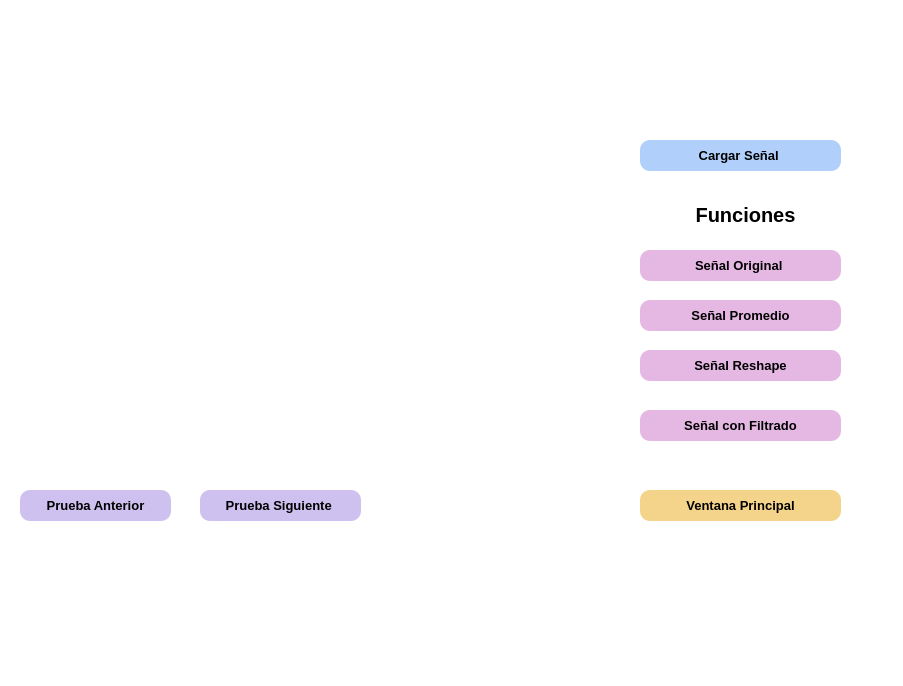
<?xml version="1.0" encoding="UTF-8"?>
<ui version="4.0">
 <class>Dialog</class>
 <widget class="QDialog" name="Dialog">
  <property name="geometry">
   <rect>
    <x>0</x>
    <y>0</y>
    <width>903</width>
    <height>686</height>
   </rect>
  </property>
  <property name="font">
   <font>
    <pointsize>10</pointsize>
   </font>
  </property>
  <property name="windowTitle">
   <string>Dialog</string>
  </property>
  <property name="styleSheet">
   <string notr="true">background-color: rgb(255, 255, 255);border-radius: 10px</string>
  </property>
  <widget class="QPushButton" name="ventana_principal">
   <property name="geometry">
    <rect>
     <x>640</x>
     <y>490</y>
     <width>201</width>
     <height>31</height>
    </rect>
   </property>
   <property name="font">
    <font>
     <pointsize>10</pointsize>
     <bold>true</bold>
    </font>
   </property>
   <property name="styleSheet">
    <string notr="true">background-color: rgb(244, 211, 139);</string>
   </property>
   <property name="text">
    <string>Ventana Principal</string>
   </property>
  </widget>
  <widget class="QPushButton" name="senal_original">
   <property name="geometry">
    <rect>
     <x>640</x>
     <y>250</y>
     <width>201</width>
     <height>31</height>
    </rect>
   </property>
   <property name="font">
    <font>
     <pointsize>10</pointsize>
     <bold>true</bold>
    </font>
   </property>
   <property name="styleSheet">
    <string notr="true">background-color: rgb(229, 184, 228);</string>
   </property>
   <property name="text">
    <string>Señal Original </string>
   </property>
  </widget>
  <widget class="QPushButton" name="senal_promedio">
   <property name="geometry">
    <rect>
     <x>640</x>
     <y>300</y>
     <width>201</width>
     <height>31</height>
    </rect>
   </property>
   <property name="font">
    <font>
     <pointsize>10</pointsize>
     <bold>true</bold>
    </font>
   </property>
   <property name="styleSheet">
    <string notr="true">background-color: rgb(229, 184, 228);</string>
   </property>
   <property name="text">
    <string>Señal Promedio</string>
   </property>
  </widget>
  <widget class="QPushButton" name="senal_reshape">
   <property name="geometry">
    <rect>
     <x>640</x>
     <y>350</y>
     <width>201</width>
     <height>31</height>
    </rect>
   </property>
   <property name="font">
    <font>
     <pointsize>10</pointsize>
     <bold>true</bold>
    </font>
   </property>
   <property name="styleSheet">
    <string notr="true">background-color: rgb(229, 184, 228);</string>
   </property>
   <property name="text">
    <string>Señal Reshape</string>
   </property>
  </widget>
  <widget class="QPushButton" name="senal_filtrado">
   <property name="geometry">
    <rect>
     <x>640</x>
     <y>410</y>
     <width>201</width>
     <height>31</height>
    </rect>
   </property>
   <property name="font">
    <font>
     <pointsize>10</pointsize>
     <bold>true</bold>
    </font>
   </property>
   <property name="styleSheet">
    <string notr="true">background-color: rgb(229, 184, 228);</string>
   </property>
   <property name="text">
    <string>Señal con Filtrado</string>
   </property>
   <property name="flat">
    <bool>false</bool>
   </property>
  </widget>
  <widget class="QPushButton" name="anterior_prueba">
   <property name="geometry">
    <rect>
     <x>20</x>
     <y>490</y>
     <width>151</width>
     <height>31</height>
    </rect>
   </property>
   <property name="font">
    <font>
     <pointsize>10</pointsize>
     <bold>true</bold>
    </font>
   </property>
   <property name="styleSheet">
    <string notr="true">background-color: rgb(206, 193, 239);</string>
   </property>
   <property name="text">
    <string>Prueba Anterior</string>
   </property>
  </widget>
  <widget class="QPushButton" name="siguiente_prueba">
   <property name="geometry">
    <rect>
     <x>200</x>
     <y>490</y>
     <width>161</width>
     <height>31</height>
    </rect>
   </property>
   <property name="font">
    <font>
     <pointsize>10</pointsize>
     <bold>true</bold>
     <underline>false</underline>
     <strikeout>false</strikeout>
    </font>
   </property>
   <property name="autoFillBackground">
    <bool>false</bool>
   </property>
   <property name="styleSheet">
    <string notr="true">background-color: rgb(211, 185, 241);
background-color: rgb(206, 193, 239);</string>
   </property>
   <property name="text">
    <string>Prueba Siguiente </string>
   </property>
   <property name="checkable">
    <bool>false</bool>
   </property>
   <property name="autoRepeat">
    <bool>false</bool>
   </property>
   <property name="autoExclusive">
    <bool>false</bool>
   </property>
   <property name="autoRepeatDelay">
    <number>292</number>
   </property>
   <property name="autoDefault">
    <bool>true</bool>
   </property>
   <property name="default">
    <bool>false</bool>
   </property>
   <property name="flat">
    <bool>false</bool>
   </property>
  </widget>
  <widget class="QWidget" name="widget" native="true">
   <property name="geometry">
    <rect>
     <x>20</x>
     <y>40</y>
     <width>571</width>
     <height>431</height>
    </rect>
   </property>
  </widget>
  <widget class="QPushButton" name="cargar_senal">
   <property name="geometry">
    <rect>
     <x>640</x>
     <y>140</y>
     <width>201</width>
     <height>31</height>
    </rect>
   </property>
   <property name="font">
    <font>
     <pointsize>10</pointsize>
     <bold>true</bold>
    </font>
   </property>
   <property name="styleSheet">
    <string notr="true">background-color: rgb(176, 208, 251);</string>
   </property>
   <property name="text">
    <string>Cargar Señal </string>
   </property>
  </widget>
  <widget class="QLabel" name="label">
   <property name="geometry">
    <rect>
     <x>20</x>
     <y>570</y>
     <width>831</width>
     <height>71</height>
    </rect>
   </property>
   <property name="text">
    <string/>
   </property>
   <property name="pixmap">
    <pixmap>imagen3.png</pixmap>
   </property>
   <property name="scaledContents">
    <bool>true</bool>
   </property>
  </widget>
  <widget class="QLabel" name="label_2">
   <property name="geometry">
    <rect>
     <x>650</x>
     <y>200</y>
     <width>191</width>
     <height>31</height>
    </rect>
   </property>
   <property name="font">
    <font>
     <pointsize>15</pointsize>
    </font>
   </property>
   <property name="text">
    <string>&lt;html&gt;&lt;head/&gt;&lt;body&gt;&lt;p align=&quot;center&quot;&gt;&lt;span style=&quot; font-weight:700; color:#000000;&quot;&gt;Funciones&lt;/span&gt;&lt;/p&gt;&lt;/body&gt;&lt;/html&gt;</string>
   </property>
  </widget>
  <widget class="QLabel" name="label_3">
   <property name="geometry">
    <rect>
     <x>670</x>
     <y>30</y>
     <width>141</width>
     <height>91</height>
    </rect>
   </property>
   <property name="text">
    <string/>
   </property>
   <property name="pixmap">
    <pixmap>Captura de pantalla 2023-11-26 215349.png</pixmap>
   </property>
   <property name="scaledContents">
    <bool>true</bool>
   </property>
  </widget>
 </widget>
 <resources/>
 <connections/>
</ui>
